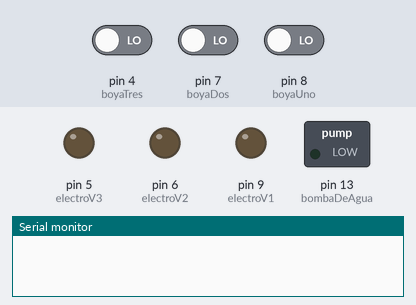
The sketch below on a simulated Arduino Uno, built with avr-gcc and run on an emulated ATmega328P. On the bench: switched loads named in the sketch (green lamp = pin HIGH), output pins drawn as LEDs (lit = HIGH), the last lines printed to the serial monitor. The test bench sets the inputs (shaded band); at power-on: pin 4 (boyaTres) LOW, pin 7 (boyaDos) LOW, pin 8 (boyaUno) LOW.

Above: at 1.2 s.
1.3 s: pin 4 (boyaTres) driven HIGH
At 2.0 s:
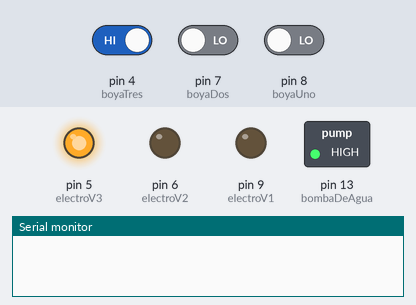
2.8 s: pin 7 (boyaDos) driven HIGH
At 3.1 s:
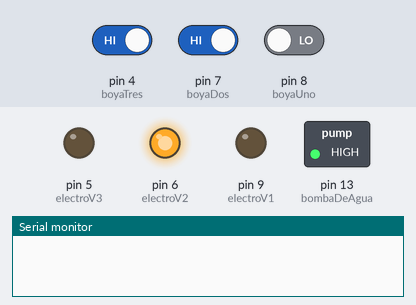
4.3 s: pin 8 (boyaUno) driven HIGH
At 5.5 s:
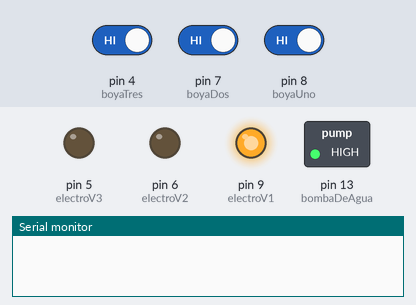
5.8 s: pin 8 (boyaUno) driven LOW
At 7.0 s:
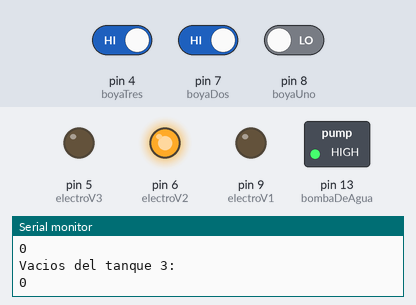
7.3 s: pin 7 (boyaDos) driven LOW
At 8.3 s:
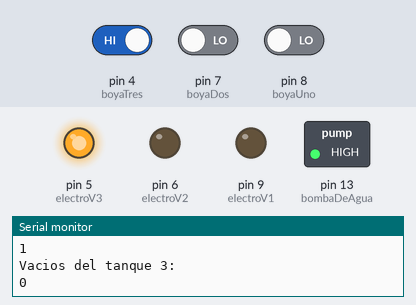
8.8 s: pin 4 (boyaTres) driven LOW
At 9.4 s:
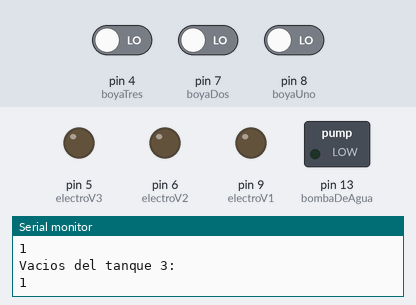
Timing chart, 0 to 11.3 s (numbered marks = the images above; inputs shaded):
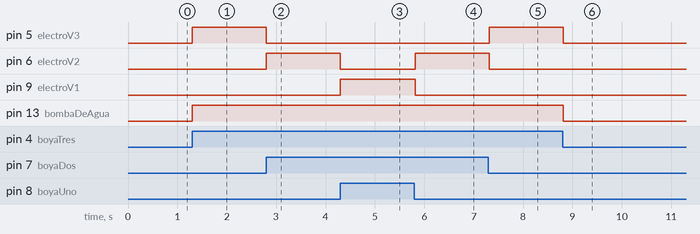

Measured:
- after the input at 1.3 s, pin 5 (electroV3), pin 13 (bombaDeAgua): LOW → HIGH at once
- after the input at 2.8 s, pin 5 (electroV3): HIGH → LOW at once; pin 6 (electroV2): LOW → HIGH at once
- after the input at 4.3 s, pin 6 (electroV2): HIGH → LOW at once; pin 9 (electroV1): LOW → HIGH at once
- after the input at 5.8 s, pin 6 (electroV2): LOW → HIGH at once; pin 9 (electroV1): HIGH → LOW at once
- after the input at 7.3 s, pin 5 (electroV3): LOW → HIGH at once; pin 6 (electroV2): HIGH → LOW at once
- after the input at 8.8 s, pin 5 (electroV3), pin 13 (bombaDeAgua): HIGH → LOW at once

The sketch:

ejercicio.ino
```cpp
/*1) El programa debe cumplir con lo siguiente:  sólo un tanque
debe llenarse a la vez, siendo el tanque 1 el de mayor prioridad
y el 3 el de menor. Esto quiere decir, por ejemplo, que si el
tanque 2 y el tanque 3 necesitan llenarse, primero debe hacerlo
el tanque 2 y luego el 3. Cada vez que un tanque necesita llenarse
debe encenderse la bomba y abrir la electroválvula correspondiente.

2) Realizar un conteo de las veces que se vacían los tanques
y enviar dicha información por el puerto serie.


SALIDAS
PIN	DISPOSITIVO
8	boya1
7	boya2
4 	boya3
ENTRADAS
13	Bomba
9	Electrov1
6   Electrov2
5	Electrov3
*/
//Pines
const int boyaUno = 8;
const int boyaDos = 7;
const int boyaTres = 4;

const int bombaDeAgua = 13;
const int electroV1 = 9;
const int electroV2 = 6;
const int electroV3 = 5;

bool estadoBoyaUno = true;
bool estadoBoyaDos = true;
bool estadoBoyaTres = true;

bool estadoPrevBoyaUno = false;
bool estadoPrevBoyaDos = false;
bool estadoPrevBoyaTres = false;

bool estadoBomba = false; //false = bomba apagada | true = bomba en acción.

unsigned int conteoVacio[3] = {0};
/*
[0] = tanque 1
[1] = tanque 2
[2] = tanque 3
*/

void enviarConteoVacioSerie() {
    Serial.println("Vacios del tanque 1: ");
    Serial.println(conteoVacio[0]);
    Serial.println("\nVacios del tanque 2: ");
    Serial.println(conteoVacio[1]);
    Serial.println("\nVacios del tanque 3: ");
    Serial.println(conteoVacio[2]);
}

void encenderBombaValvula (const int valvula) {
	  digitalWrite(valvula, HIGH);

    if (!estadoBomba) {
  	  digitalWrite(bombaDeAgua, HIGH);
  	  estadoBomba = true;
    }
}

void apagarBombaValvula (const int valvula, bool mantenerEstado) {
	  digitalWrite(valvula, LOW);

    if (!mantenerEstado) {
  	  digitalWrite(bombaDeAgua, LOW);
      estadoBomba = false;
    }
}

void setup(){
	  Serial.begin(9600);

  	pinMode(boyaUno, INPUT);
  	pinMode(boyaDos, INPUT);
  	pinMode(boyaTres, INPUT);

  	pinMode(electroV1, OUTPUT);
  	pinMode(electroV2, OUTPUT);
  	pinMode(electroV3, OUTPUT);

  	pinMode(bombaDeAgua, OUTPUT);

}

void loop(){
    /*
    estado = 1 => boya baja (tanque no lleno)
    estado = 0 => boya alta (tanque lleno)
    */

  	estadoBoyaUno = digitalRead(boyaUno);
  	estadoBoyaDos = digitalRead(boyaDos);
  	estadoBoyaTres = digitalRead(boyaTres);

	//Verificación del tanque 1
    if (estadoBoyaUno) {
  		encenderBombaValvula(electroV1);
    	apagarBombaValvula(electroV2, true);
    	apagarBombaValvula(electroV3, true);
    } else if (!estadoBoyaUno && estadoPrevBoyaUno) {
  		conteoVacio[0]++;
    	enviarConteoVacioSerie();
  	} else if (estadoBoyaDos) { //Verificación tanque 2
  		encenderBombaValvula(electroV2);
    	apagarBombaValvula(electroV1, true);
    	apagarBombaValvula(electroV3, true);
  	} else if (!estadoBoyaDos && estadoPrevBoyaDos) {
  		conteoVacio[1]++;
    	enviarConteoVacioSerie();
  	} else if (estadoBoyaTres) { //Verificación tanque 3
    	encenderBombaValvula(electroV3);
    	apagarBombaValvula(electroV1, true);
    	apagarBombaValvula(electroV2, true);
  	} else if (!estadoBoyaTres && estadoPrevBoyaTres) {
  		conteoVacio[2]++;
  		enviarConteoVacioSerie();
  	}

  	//Apagado de las válvulas
  	if (!estadoBoyaUno && !estadoBoyaDos && !estadoBoyaTres){
  		apagarBombaValvula(electroV1, false);
    	apagarBombaValvula(electroV2, false);
    	apagarBombaValvula(electroV3, false);
  	}

  	estadoPrevBoyaUno = estadoBoyaUno;
    estadoPrevBoyaDos = estadoBoyaDos;
    estadoPrevBoyaTres = estadoBoyaTres;
}
```
